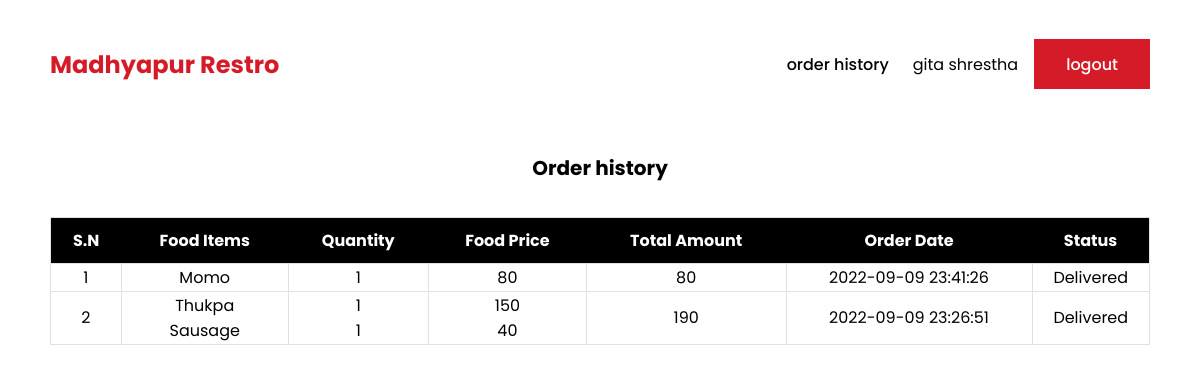
/cart/order-view.php (signed in), run on the app's committed database.
### tables this page shows
CREATE TABLE `orders` (
  `order_number` int(11) NOT NULL,
  `food_items` varchar(228) NOT NULL,
  `order_date` datetime NOT NULL DEFAULT current_timestamp(),
  `order_qty` varchar(60) NOT NULL,
  `food_price` varchar(60) NOT NULL,
  `total_amount` varchar(30) NOT NULL,
  `order_status` varchar(10) NOT NULL DEFAULT 'pending',
  `customer_id` int(11) NOT NULL
);

### cart/order-view.php (the view, shortened to what this page needs)
 <?php
if($_SESSION['customerid']){
    $id=$_SESSION['customerid'];
}
 include '../admin/config.php';
 $sql1 = "SELECT * FROM orders WHERE customer_id = '".$id."' " ;
$res = mysqli_query($con, $sql1);
$data = [];
if (mysqli_num_rows($res) > 0) {
    while ($row = mysqli_fetch_assoc($res)) {
    array_unshift($data, $row);
        }
    }
?>
<link rel="stylesheet" href="../dist/css/style.min.css" />
<body>
<div class="main-container">
    <nav>
        <h2 class="logo_name"><a href="../customerpage.php">Madhyapur Restro</a></h2>
        <div class="cart">
                <?php
          if(isset($_SESSION['user'])){
          echo "<a class='orderhistory' href='order-view.php'>order history</a>";
      }?>
        <p style="margin-right:1rem;">
        <?php if(isset($_SESSION['user'])){ echo $_SESSION['user'];}?></p>
         <?php
          if(isset($_SESSION['user'])){
          echo "<a href='../logout.php' class='login'>logout</a>";
      }
         else{
         echo "<a href='../login.php' class='login'>login</a>";
     }
         ?>
                </div>
      </nav>
    <div class="container-sm">
  <h5 class="heading">Order history</h5>
    <table class="order-history">
        <thead>
        <th>S.N</th>
        <th>food items</th>
        <th>quantity</th>
        <th>food price</th>
        <th>total amount</th>
        <th>Order date</th>
        <th>status</th>
        </thead>
        <tbody>
            <?php
            $i = 1;
            foreach ($data as $d) {
            ?>
              <tr class="">
                <td><?php echo $i++; ?></td>
                <td><?php echo $d['food_items']; ?></td>
                <td><?php echo $d['order_qty']; ?></td>
                <td><?php echo $d['food_price']; ?></td>
                <td><?php echo $d['total_amount']?></td>
                <td><?php echo $d['order_date']?></td>
                <td><?php echo $d['order_status']; ?></td>
              </tr>
            <?php } ?>
          </tbody>
    </table>
    </div>
</div>
</body>

### data on the page
orders: food_items "Momo", order_qty "1", food_price "80", total_amount "80", order_date "2022-09-09 23:41:26", order_status "Delivered"
orders: food_items "Thukpa Sausage", order_qty "1 1", food_price "150 40", total_amount "190", order_date "2022-09-09 23:26:51", order_status "Delivered"

### other printed values
$_SESSION['user'] "gita shrestha"
